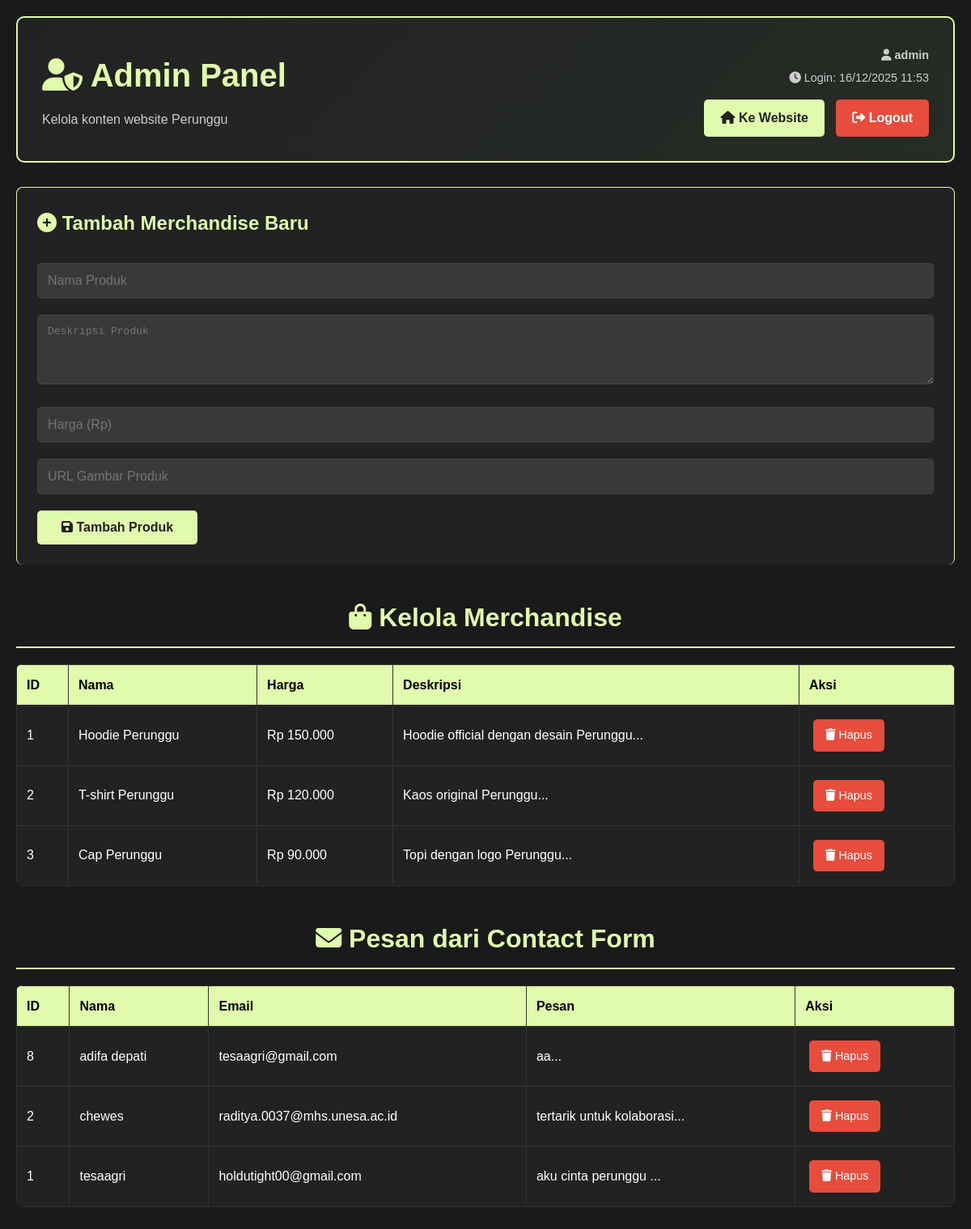
The app's page /admin.php (signed in) with its own data.
### tables this page shows
CREATE TABLE `merchandise` (
  `id` int(11) NOT NULL,
  `nama` varchar(150) DEFAULT NULL,
  `deskripsi` text DEFAULT NULL,
  `harga` int(11) DEFAULT NULL,
  `gambar` varchar(255) DEFAULT NULL
);

CREATE TABLE `contact` (
  `id` int(11) NOT NULL,
  `name` varchar(255) DEFAULT NULL,
  `email` varchar(255) DEFAULT NULL,
  `message` text DEFAULT NULL,
  `created_at` timestamp NOT NULL DEFAULT current_timestamp()
);

### admin.php (the view, shortened to what this page needs)
<?php
include "koneksi.php";
    ?>
    <?php
$merch_query = mysqli_query($conn, "SELECT * FROM merchandise");
$contact_query = mysqli_query($conn, "SELECT * FROM contact ORDER BY id DESC");
?>
<!DOCTYPE html>
<html lang="en">
<head>
    <link rel="stylesheet" href="style.css">
    <link rel="stylesheet" href="https://cdnjs.cloudflare.com/ajax/libs/font-awesome/6.5.0/css/all.min.css" />
</head>
<body>
    <div class="admin-header">
        <div>
            <h1><i class="fas fa-user-shield"></i> Admin Panel</h1>
            <p style="color: #ccc; margin: 10px 0 0 0;">Kelola konten website Perunggu</p>
        </div>
        <div class="admin-info">
            <p><i class="fas fa-user"></i> <strong><?= $_SESSION['admin_username'] ?></strong></p>
            <p><i class="fas fa-clock"></i> Login: <?= date('d/m/Y H:i', $_SESSION['login_time']) ?></p>
            <a href="index.php" class="back-website"><i class="fas fa-home"></i> Ke Website</a>
            <a href="?logout=1" class="logout-btn" onclick="return confirm('Yakin ingin logout?')">
                <i class="fas fa-sign-out-alt"></i> Logout
            </a>
        </div>
    </div>
    <div class="form-section">
        <h2><i class="fas fa-plus-circle"></i> Tambah Merchandise Baru</h2>
        <form method="POST">
            <input type="text" name="nama" placeholder="Nama Produk" required>
            <textarea name="deskripsi" placeholder="Deskripsi Produk" rows="4" required></textarea>
            <input type="number" name="harga" placeholder="Harga (Rp)" required>
            <input type="text" name="gambar" placeholder="URL Gambar Produk" required>
            <button type="submit" name="add_merch">
                <i class="fas fa-save"></i> Tambah Produk
            </button>
        </form>
    </div>
    <h2 class="section-title"><i class="fas fa-shopping-bag"></i> Kelola Merchandise</h2>
    <table>
        <tr>
            <th>ID</th>
            <th>Nama</th>
            <th>Harga</th>
            <th>Deskripsi</th>
            <th>Aksi</th>
        </tr>
        <?php while ($row = mysqli_fetch_assoc($merch_query)): ?>
        <tr>
            <td><?= $row['id'] ?></td>
            <td><?= htmlspecialchars($row['nama']) ?></td>
            <td>Rp <?= number_format($row['harga'], 0, ',', '.') ?></td>
            <td><?= htmlspecialchars(substr($row['deskripsi'], 0, 50)) ?>...</td>
            <td>
                <a href="?delete_merch=<?= $row['id'] ?>"
                   class="btn btn-delete"
                   onclick="return confirm('Hapus produk ini?')">
                    <i class="fas fa-trash"></i> Hapus
                </a>
            </td>
        </tr>
        <?php endwhile; ?>
    </table>
    <h2 class="section-title"><i class="fas fa-envelope"></i> Pesan dari Contact Form</h2>
    <table>
        <tr>
            <th>ID</th>
            <th>Nama</th>
            <th>Email</th>
            <th>Pesan</th>
            <th>Aksi</th>
        </tr>
        <?php while ($row = mysqli_fetch_assoc($contact_query)): ?>
        <tr>
            <td><?= $row['id'] ?></td>
            <td><?= htmlspecialchars($row['name']) ?></td>
            <td><?= htmlspecialchars($row['email']) ?></td>
            <td><?= htmlspecialchars(substr($row['message'], 0, 100)) ?>...</td>
            <td>
                <a href="?delete_contact=<?= $row['id'] ?>"
                   class="btn btn-delete"
                   onclick="return confirm('Hapus pesan ini?')">
                    <i class="fas fa-trash"></i> Hapus
                </a>
            </td>
        </tr>
        <?php endwhile; ?>
    </table>
</body>
</html>

### style.css (style rules this page uses)
:root { --accent-color: #E0FBAB; --dark-bg: #222222; --main-bg-color: #262c26; --section-bg-color: #1a1a1a; --text-color: #ffffff; --text-secondary: #cccccc; --text-muted: #999999; --border-color: #333333; --transition-speed: 0.3s; }
* { margin: 0; padding: 0; box-sizing: border-box; }
html, body { height: 100%; margin: 0; padding: 0; overflow-x: hidden; }
body { font-family: 'Raleway', Arial, sans-serif; background-image: url('1.png'); background-size: cover; background-position: center; background-color: var(--main-bg-color); color: var(--text-color); line-height: 1.6; min-height: 100vh; }
.section-title { font-size: 2.5em; color: var(--accent-color); text-align: center; margin-bottom: 50px; }
.form-section { margin-bottom: 40px; padding-bottom: 30px; border-bottom: 1px solid var(--border-color); }
.form-section:last-of-type { border-bottom: none; }
.form-section h2 { color: var(--accent-color); font-size: 1.5em; margin-bottom: 20px; }

### admin.php (style rules this page uses)
body { padding: 20px; background: #1a1a1a; color: #fff; font-family: 'Raleway', Arial, sans-serif; }
.admin-header { background: linear-gradient(135deg, #222 0%, #262c26 100%); padding: 30px; border-radius: 10px; margin-bottom: 30px; display: flex; justify-content: space-between; align-items: center; border: 2px solid #E0FBAB; }
.admin-header h1 { color: #E0FBAB; margin: 0; font-size: 2.5em; }
.admin-info { text-align: right; }
.admin-info p { margin: 5px 0; color: #ccc; font-size: 0.9em; }
.logout-btn { background-color: #e74c3c; color: #fff; padding: 10px 20px; border: none; border-radius: 5px; cursor: pointer; text-decoration: none; display: inline-block; margin-top: 10px; font-weight: bold; transition: all 0.3s; }
.back-website { background-color: #E0FBAB; color: #222; padding: 10px 20px; border-radius: 5px; text-decoration: none; display: inline-block; margin-right: 10px; font-weight: bold; transition: all 0.3s; }
table { width: 100%; border-collapse: collapse; margin: 20px 0; background-color: #222; border-radius: 8px; overflow: hidden; }
th, td { border: 1px solid #333; padding: 12px; text-align: left; }
th { background: #E0FBAB; color: #000; font-weight: bold; }
.btn { padding: 8px 15px; margin: 5px; cursor: pointer; border-radius: 5px; text-decoration: none; display: inline-block; transition: all 0.3s; font-size: 0.9em; }
.btn-delete { background: #e74c3c; color: #fff; border: none; }
.form-section { background: #222; padding: 25px; margin: 20px 0; border-radius: 8px; border: 1px solid #E0FBAB; }
.form-section h2 { color: #E0FBAB; margin-bottom: 20px; }
.form-section input, .form-section textarea { width: 100%; padding: 12px; margin: 10px 0; background-color: rgba(255, 255, 255, 0.1); border: 1px solid #444; border-radius: 5px; color: #fff; font-size: 1em; }
.form-section button { background-color: #E0FBAB; color: #222; padding: 12px 30px; border: none; border-radius: 5px; cursor: pointer; font-weight: bold; font-size: 1em; margin-top: 10px; transition: all 0.3s; }
.section-title { color: #E0FBAB; font-size: 2em; margin: 40px 0 20px 0; padding-bottom: 10px; border-bottom: 2px solid #E0FBAB; }

### records on screen
merchandise: id "1", nama "Hoodie Perunggu", harga "150.000", deskripsi "Hoodie official dengan desain Perunggu"
merchandise: id "2", nama "T-shirt Perunggu", harga "120.000", deskripsi "Kaos original Perunggu"
merchandise: id "3", nama "Cap Perunggu", harga "90.000", deskripsi "Topi dengan logo Perunggu"
contact: id "8", name "adifa depati", email "tesaagri@gmail.com", message "aa"
contact: id "2", name "chewes", email "raditya.0037@mhs.unesa.ac.id", message "tertarik untuk kolaborasi"
contact: id "1", name "tesaagri", email "holdutight00@gmail.com", message "aku cinta perunggu"

### other values on screen
$_SESSION['admin_username'] "admin"
date('d/m/Y H:i', $_SESSION['login_time']) "16/12/2025 11:53"
